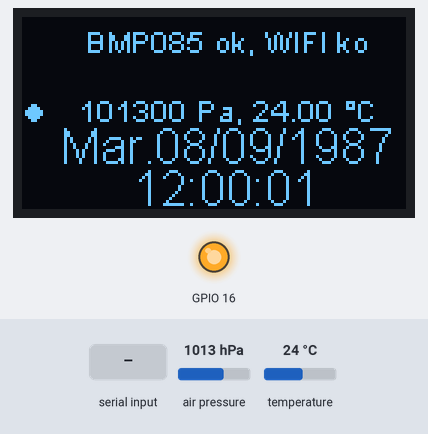
This program was run on a simulated ESP32. On the bench: 128×64 one-colour display, output pins drawn as LEDs (lit = HIGH). Inputs (shaded band) come from the test bench; at power-on: air pressure 1013 hPa, temperature 24 °C. WiFi joins after 1.5 s; servers stay silent unless stated; network time is answered at once with the bench clock; the local clock reads 2024-03-15 10:24:30 at power-on unless the program sets it; pins used as bus, display or sensor lines are not drawn; what the program prints to the serial monitor is not drawn.

Above: at 1.4 s.
1.5 s: "T90\n" received over Serial
At 1.9 s:
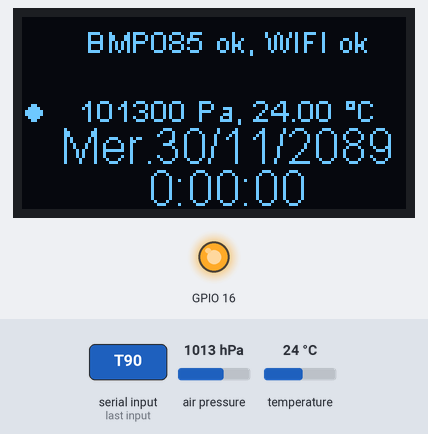
4.5 s: air pressure set to 952 hPa
At 5.3 s:
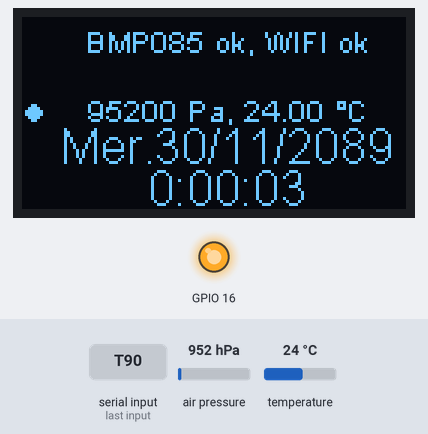
6.0 s: temperature set to 12 °C
At 6.4 s:
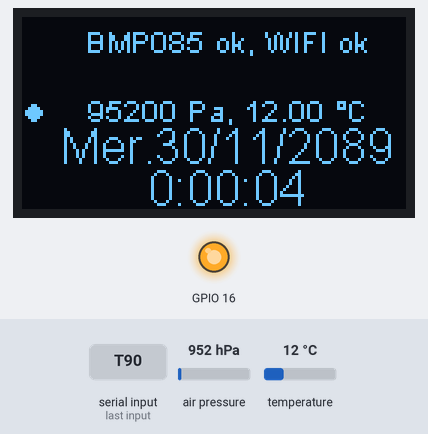
8.0 s: air pressure set to 975 hPa
At 10.77 s:
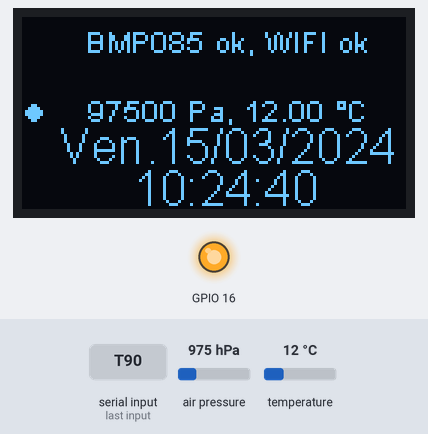
11.0 s: temperature set to 19 °C
At 11.8 s:
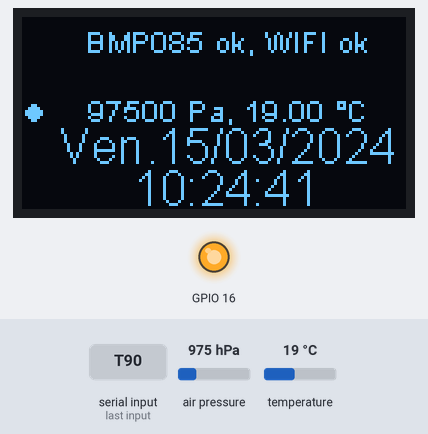
Timing chart, 0 to 14.0 s (numbered marks = the images above; inputs shaded):
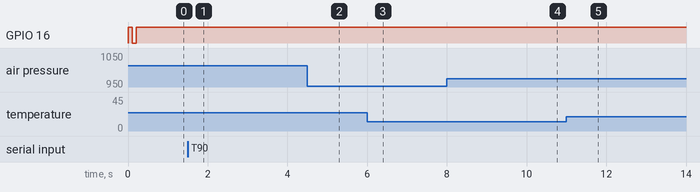

Measured:
- after the input at 1.5 s, the display: changes after 0.06 s (image 1)
- what the display in image 1 shows lasts 0.9 s, from 1.6 s to 2.5 s
- what the display in image 3 shows lasts 0.5 s, from 6.0 s to 6.5 s

The program:

main.cpp
```cpp
// (licence header left out)
#include <TimeLib.h>

// Include the correct display library
// For a connection via I2C using Wire include
#include <Wire.h>  // Only needed for Arduino 1.6.5 and earlier
#include "SSD1306Wire.h" // legacy include: `#include "SSD1306.h"`
#include <Adafruit_BMP085.h>
#include <WiFi.h>
#include <NTPClient.h>
// or #include "SH1106Wire.h", legacy include: `#include "SH1106.h"`
// For a connection via I2C using brzo_i2c (must be installed) include
// #include <brzo_i2c.h> // Only needed for Arduino 1.6.5 and earlier
// #include "SSD1306Brzo.h"
// #include "SH1106Brzo.h"
// For a connection via SPI include
// #include <SPI.h> // Only needed for Arduino 1.6.5 and earlier
// #include "SSD1306Spi.h"
// #include "SH1106SPi.h"

// Include the UI lib
#include "OLEDDisplayUi.h"

// Include custom images
//#include "images.h"

// Use the corresponding display class:

// Initialize the OLED display using SPI
// D5 -> CLK
// D7 -> MOSI (DOUT)
// D0 -> RES
// D2 -> DC
// D8 -> CS
// SSD1306Spi        display(D0, D2, D8);
// or
// SH1106Spi         display(D0, D2);

// Initialize the OLED display using brzo_i2c
// D3 -> SDA
// D5 -> SCL
// SSD1306Brzo display(0x3c, D3, D5);
// or
// SH1106Brzo  display(0x3c, D3, D5);

// Initialize the OLED display using Wire library
SSD1306Wire  display(0x3c, 4, 15);
Adafruit_BMP085 bmp;
// SH1106 display(0x3c, D3, D5);

OLEDDisplayUi ui(&display);
char wifistate[50];
bool BMP085state = 0;
bool WiFistate = 0;

const char *ssid      = "ssid";
const char *password  = "password";

int screenW = 128;
int screenH = 64;
int clockCenterX = (screenW / 2) + 4;
//int clockCenterY = ((screenH-16)/2)+16;   // top yellow part is 16 px height
int clockCenterY = (screenH / 2);
int clockRadius = 23;
uint8_t sc[2];

WiFiUDP ntpUDP;
NTPClient timeClient(ntpUDP, "europe.pool.ntp.org", 3600, 0);

// utility function for digital clock display: prints leading 0
String twoDigits(int digits){
  if(digits < 10) {
    String i = '0'+String(digits);
    return i;
  }
  else {
    return String(digits);
  }
}

void clockOverlay(OLEDDisplay *display, OLEDDisplayUiState* state) {

}

void analogClockFrame(OLEDDisplay *display, OLEDDisplayUiState* state, int16_t x, int16_t y) {
  //  ui.disableIndicator();

  // Draw the clock face
  //  display->drawCircle(clockCenterX + x, clockCenterY + y, clockRadius);
  display->drawCircle(clockCenterX + x, clockCenterY + y, 2);
  //
  //hour ticks
  for( int z=0; z < 360;z= z + 30 ){
    //Begin at 0° and stop at 360°
    float angle = z ;
    angle = ( angle / 57.29577951 ) ; //Convert degrees to radians
    int x2 = ( clockCenterX + ( sin(angle) * clockRadius ) );
    int y2 = ( clockCenterY - ( cos(angle) * clockRadius ) );
    int x3 = ( clockCenterX + ( sin(angle) * ( clockRadius - ( clockRadius / 8 ) ) ) );
    int y3 = ( clockCenterY - ( cos(angle) * ( clockRadius - ( clockRadius / 8 ) ) ) );
    display->drawLine( x2 + x , y2 + y , x3 + x , y3 + y);
  }

  // display second hand
  float angle = second() * 6 ;
  angle = ( angle / 57.29577951 ) ; //Convert degrees to radians
  int x3 = ( clockCenterX + ( sin(angle) * ( clockRadius - ( clockRadius / 5 ) ) ) );
  int y3 = ( clockCenterY - ( cos(angle) * ( clockRadius - ( clockRadius / 5 ) ) ) );
  display->drawLine( clockCenterX + x , clockCenterY + y , x3 + x , y3 + y);
  //
  // display minute hand
  angle = minute() * 6 ;
  angle = ( angle / 57.29577951 ) ; //Convert degrees to radians
  x3 = ( clockCenterX + ( sin(angle) * ( clockRadius - ( clockRadius / 4 ) ) ) );
  y3 = ( clockCenterY - ( cos(angle) * ( clockRadius - ( clockRadius / 4 ) ) ) );
  display->drawLine( clockCenterX + x , clockCenterY + y , x3 + x , y3 + y);
  //
  // display hour hand
  angle = hour() * 30 + int( ( minute() / 12 ) * 6 )   ;
  angle = ( angle / 57.29577951 ) ; //Convert degrees to radians
  x3 = ( clockCenterX + ( sin(angle) * ( clockRadius - ( clockRadius / 2 ) ) ) );
  y3 = ( clockCenterY - ( cos(angle) * ( clockRadius - ( clockRadius / 2 ) ) ) );
  display->drawLine( clockCenterX + x , clockCenterY + y , x3 + x , y3 + y);
}

void digitalClockFrame(OLEDDisplay *display, OLEDDisplayUiState* state, int16_t x, int16_t y) {
  String timenow = String(hour())+":"+twoDigits(minute())+":"+twoDigits(second());
  display->setTextAlignment(TEXT_ALIGN_CENTER);
  display->setFont(ArialMT_Plain_24);
  display->drawString(clockCenterX , clockCenterY, timenow );
}

void digitalClockDateFrame(OLEDDisplay *display, OLEDDisplayUiState* state, int16_t x, int16_t y) {
  static char wkday[5];
  //static uint8_t we;
  //we = weekday();

  switch (weekday())
  {
    case (1):
    //weekday = "Lun.";
    strcpy(wkday, "Dim.");
    break;
    case (2):
    //weekday = "Mar.";
    strcpy(wkday, "Lun.");
    break;
    case (3):
    //weekday = "Mer.";
    strcpy(wkday, "Mar.");
    break;
    case (4):
    //weekday = "Jeu.";
    strcpy(wkday, "Mer.");
    break;
    case (5):
    //weekday = "Ven.";
    strcpy(wkday, "Jeu.");
    break;
    case (6):
    //weekday = "Sam.";
    strcpy(wkday, "Ven.");
    break;
    case (7):
    //weekday = "Dim.";
    strcpy(wkday, "Sam.");
    break;
  }

  if (bmp.begin()) {
    //strcpy(wifistate, "BMP085 ko");
    wifistate[7] = 'o';
    wifistate[8] = 'k';
    BMP085state = 1;
  } else {
    //strcpy(wifistate, "BMP085 ok");
    wifistate[7] = 'k';
    wifistate[8] = 'o';
    BMP085state = 0;
  }

  if (WiFi.status() == WL_CONNECTED) {
    wifistate[16] = 'o';
    wifistate[17] = 'k';
    WiFistate = 1;
    timeClient.begin();
  } else {
    wifistate[16] = 'k';
    wifistate[17] = 'o';
    WiFistate = 0;
  }

  String timenow = String(hour())+":"+twoDigits(minute())+":"+twoDigits(second());
  String datenow = wkday+twoDigits(day())+"/"+twoDigits(month())+"/"+String(year());
  String pressure;

  if (BMP085state)
  pressure = String(bmp.readPressure())+" Pa, "+String(bmp.readTemperature())+" °C";
  else
  pressure = "CHECK WIRING BMP280";
  display->setTextAlignment(TEXT_ALIGN_CENTER);
  display->setFont(ArialMT_Plain_16);
  display->drawString(clockCenterX + x , clockCenterY + y + 16, timenow );
  display->setTextAlignment(TEXT_ALIGN_CENTER);
  display->setFont(ArialMT_Plain_16);
  display->drawString(clockCenterX + x , clockCenterY + y + 2, datenow );
  display->setTextAlignment(TEXT_ALIGN_CENTER);
  display->setFont(ArialMT_Plain_10);
  display->drawString(clockCenterX + x , clockCenterY + y - 7, pressure );
  display->setTextAlignment(TEXT_ALIGN_CENTER);
  display->setFont(ArialMT_Plain_10);
  display->drawString(clockCenterX + x , clockCenterY + y - 30, wifistate );
  //display->setTextAlignment(TEXT_ALIGN_CENTER);
  //display->setFont(ArialMT_Plain_10);
  //display->drawString(clockCenterX + x , clockCenterY + y - 21, strip );
}

// This array keeps function pointers to all frames
// frames are the single views that slide in
//FrameCallback frames[] = { digitalClockFrame, digitalClockDateFrame};
FrameCallback frames[] = {digitalClockDateFrame};

// how many frames are there?
int frameCount = 1; // 2

// Overlays are statically drawn on top of a frame eg. a clock
OverlayCallback overlays[] = { clockOverlay };
int overlaysCount = 1;

void displayhelp() {
  Serial.println("To set time use send F+YYYY+MM+DD+HH+MM+SS");
  Serial.println("For exemple : for 13:32:45 on 1st of July 2019 send");
  Serial.println("T20190701133245");
}

void setup() {
  Serial.begin(115200);
  pinMode(25, OUTPUT);
  WiFi.begin(ssid, password);
  Serial.println("Starting\n");

  displayhelp();

  pinMode(16, OUTPUT);
  digitalWrite(16, 1);
  delay(100);
  digitalWrite(16, 0);
  delay(100);
  digitalWrite(16, 1);


  // The ESP is capable of rendering 60fps in 80Mhz mode
  // but that won't give you much time for anything else
  // run it in 160Mhz mode or just set it to 30 fps
  ui.setTargetFPS(60);

  // Customize the active and inactive symbol
  //ui.setActiveSymbol(activeSymbol);
  //ui.setInactiveSymbol(inactiveSymbol);

  // You can change this to
  // TOP, LEFT, BOTTOM, RIGHT
  ui.setIndicatorPosition(LEFT);

  // Defines where the first frame is located in the bar.
  ui.setIndicatorDirection(LEFT_RIGHT);

  // You can change the transition that is used
  // SLIDE_LEFT, SLIDE_RIGHT, SLIDE_UP, SLIDE_DOWN
  ui.setFrameAnimation(SLIDE_UP);

  // Add frames
  ui.setFrames(frames, frameCount);

  // Add overlays
  ui.setOverlays(overlays, overlaysCount);

  // Initialising the UI will init the display too.
  ui.init();

  display.flipScreenVertically();

  // unsigned long secsSinceStart = millis();
  // // Unix time starts on Jan 1 1970. In seconds, that's 2208988800:
  // const unsigned long seventyYears = 2208988800UL;
  // // subtract seventy years:
  // unsigned long epoch = secsSinceStart - seventyYears * SECS_PER_HOUR;
  setTime(558100800);

  if (!bmp.begin()) {
    strcpy(wifistate, "BMP085 ko, WIFI ko");
    BMP085state = 0,
    Serial.println("Could not find a valid BMP085 sensor, check wiring!");
  } else {
    strcpy(wifistate, "BMP085 ok, WIFI ko");
    BMP085state = 1;
  }
}

uint8_t my_atoi(uint8_t len) {
  static char buff[5];
  static uint8_t i;
  i = 0;
  while (i < len){
    buff[i] = Serial.read();
    i++;
  }
  buff[i] = '\0';

  return atoi(buff);
}

void loop() {
  digitalWrite(25, LOW);
  static int remainingTimeBudget;
  remainingTimeBudget = ui.update();
  static int _hr, _min, _sec, _day, _month, _yr;
  static char key;

  if (remainingTimeBudget > 0) {
    // You can do some work here
    // Don't do stuff if you are below your
    // time budget.
    delay(remainingTimeBudget);
  }
  if (Serial.available()) {
    key = Serial.read();
  }

  if (key == 'h') {
    displayhelp();
    key = '\0';
  }

  if (key == 'T') {
    Serial.println("ok set");
    _yr = my_atoi(4);
    _month = my_atoi(2);
    _day = my_atoi(2);
    _hr = my_atoi(2);
    _min = my_atoi(2);
    _sec = my_atoi(2);
    key = 0;
    setTime(_hr, _min, _sec, _day, _month, _yr);
  }
  sc[1] = sc[0];
  sc[0] = (millis()/1000) % 10;
  //Serial.print(sc[0]);
  //Serial.println(sc[1]);
  if (sc[0] == 0 && sc[1] !=  0 && WiFi.status() == WL_CONNECTED) {
    timeClient.update();
    // Serial.println(timeClient.getFormattedTime());
    // Serial.println(timeClient.getDay());
    //Serial.println(timeClient.
    // _yr = year();
    // _month = month();
    // _day = day();
    // _hr = timeClient.getHours();
    // _min = timeClient.getMinutes();
    // _sec = timeClient.getSeconds();
    // setTime(_hr, _min, _sec, _day, _month, _yr);
    setTime(timeClient.getEpochTime());
    digitalWrite(25, HIGH);
  }
}
```
